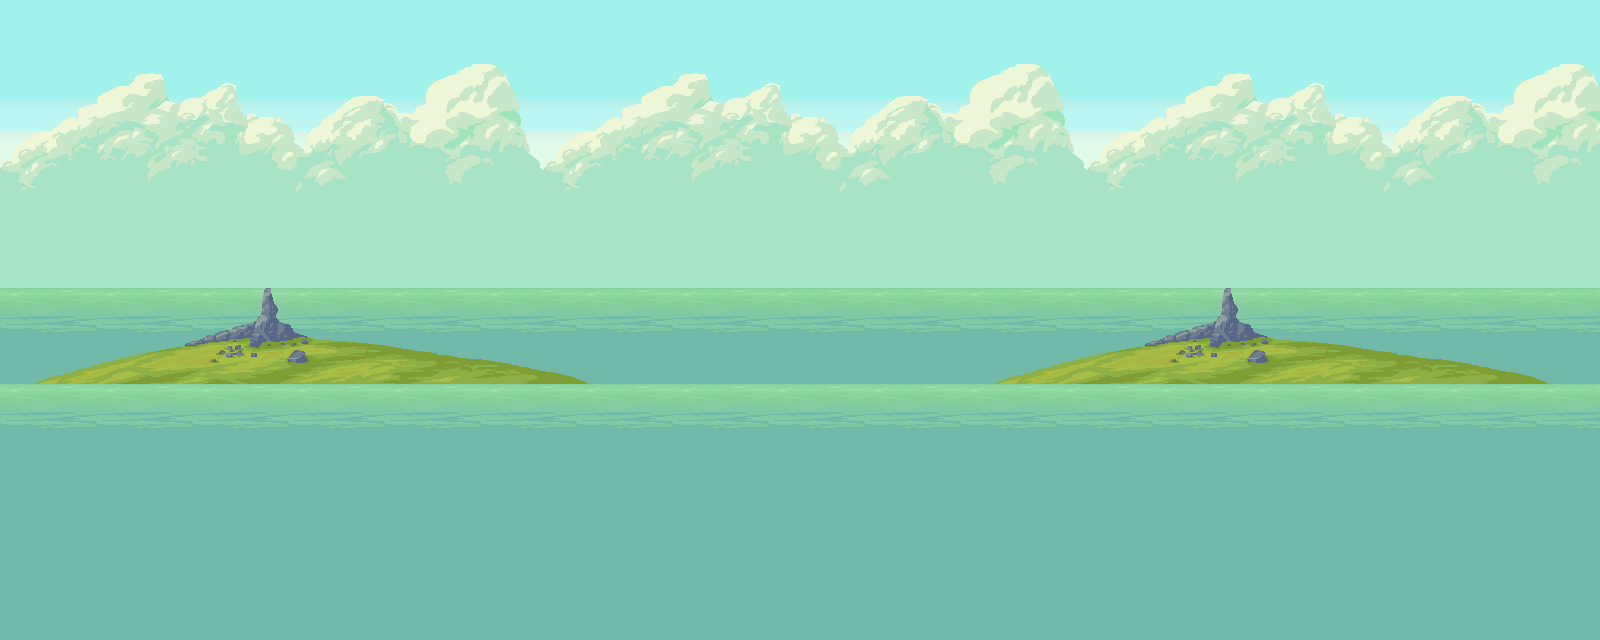

Tiled map render using the project's own tile images. Description and the map definition, with tile-layer contents summarised, below:
An orthogonal 50x20 tile map with 32x32 px tiles, 5 tile layers (Background, Platforms, Coins, Don't Touch, ...), 4 tilesets.

<map version="1.4" tiledversion="1.4.3" orientation="orthogonal" renderorder="right-down" width="50" height="20" tilewidth="32" tileheight="32" infinite="0" nextlayerid="6" nextobjectid="1">
 <tileset firstgid="1" name="sky" tilewidth="32" tileheight="32" tilecount="27" columns="3">
  <image source="Map/Backgrounds/sky.png" width="112" height="304" />
 </tileset>
 <tileset firstgid="28" name="clouds" tilewidth="32" tileheight="32" tilecount="119" columns="17">
  <image source="Map/Backgrounds/clouds.png" width="544" height="236" />
 </tileset>
 <tileset firstgid="147" name="sea" tilewidth="32" tileheight="32" tilecount="9" columns="3">
  <image source="Map/Backgrounds/sea.png" width="112" height="96" />
 </tileset>
 <tileset firstgid="156" name="far-grounds" tilewidth="32" tileheight="32" tilecount="57" columns="19">
  <image source="Map/Backgrounds/far-grounds.png" width="616" height="110" />
 </tileset>
 <layer id="1" name="Background" width="50" height="20">
  <data>[1000 cells, 1000 non-empty, 36 distinct tile ids]</data>
 </layer>
 <layer id="3" name="Platforms" width="50" height="20">
  <data>[1000 cells, 0 non-empty, 0 distinct tile ids]</data>
 </layer>
 <layer id="4" name="Coins" width="50" height="20">
  <data>[1000 cells, 0 non-empty, 0 distinct tile ids]</data>
 </layer>
 <layer id="5" name="Don't Touch" width="50" height="20">
  <data>[1000 cells, 0 non-empty, 0 distinct tile ids]</data>
 </layer>
 <layer id="2" name="Foreground" width="50" height="20">
  <data>[1000 cells, 464 non-empty, 176 distinct tile ids]</data>
 </layer>
</map>
